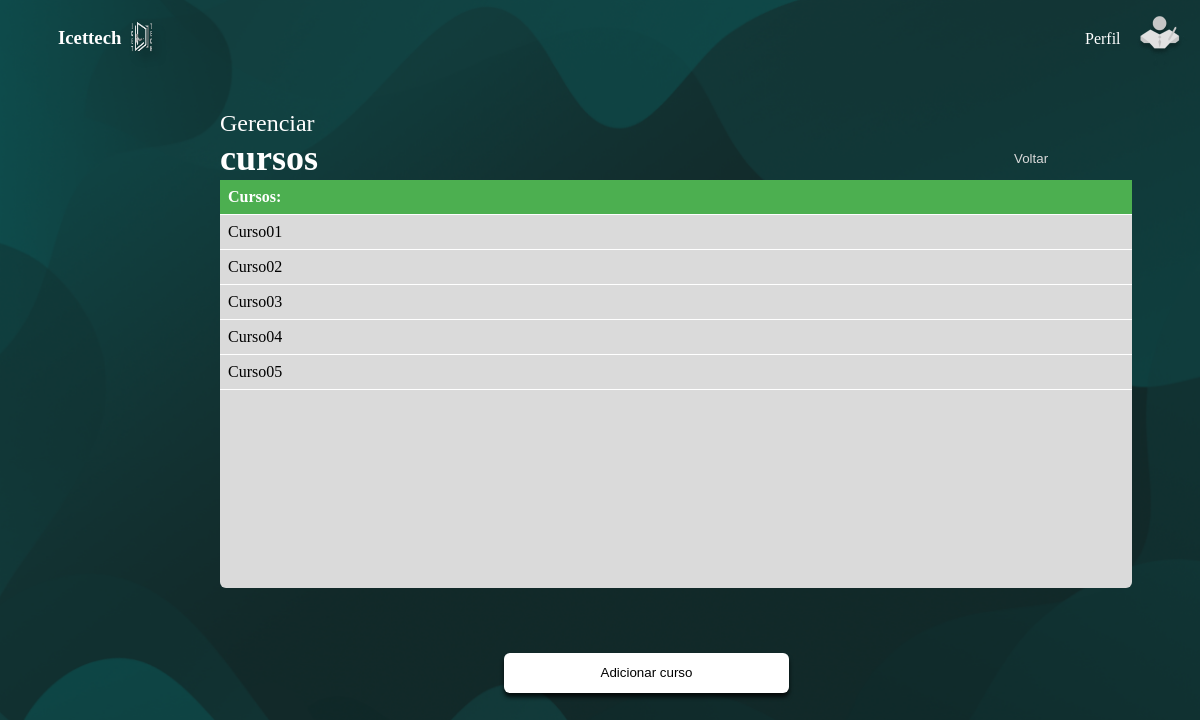
The app's page /gerenciamento/curso/, older data.
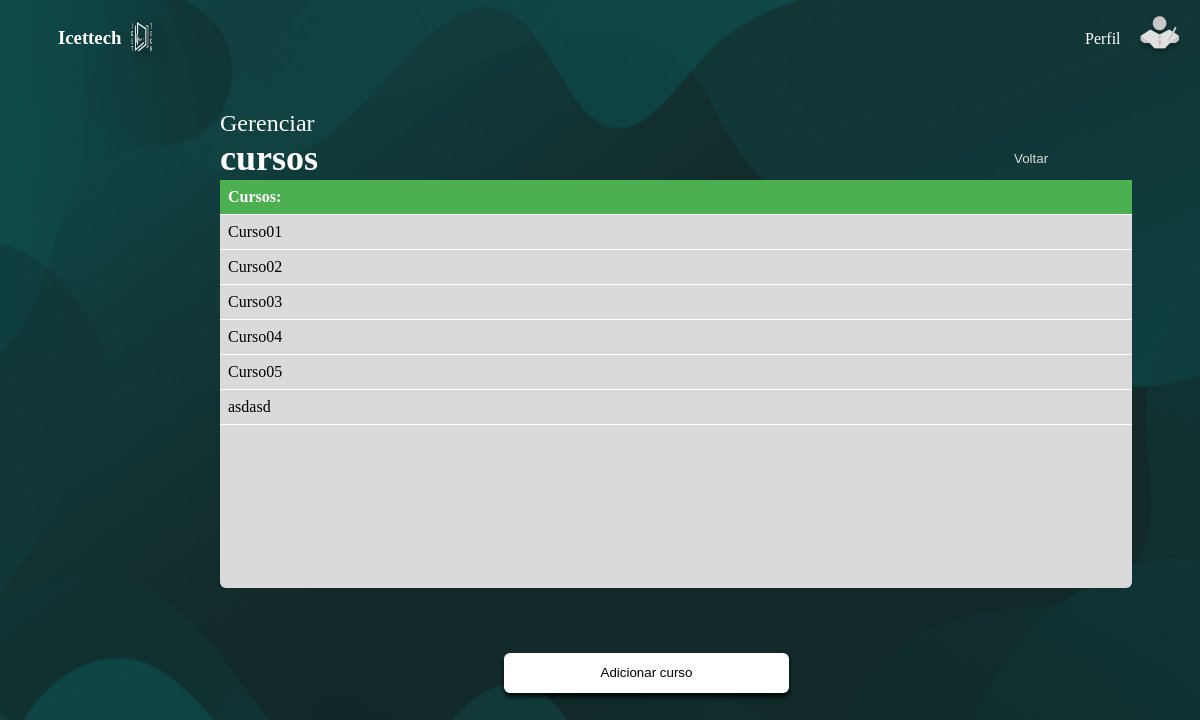
The same page, newer data.
### Curso/models.py (models this page shows, shortened)
class Curso(models.Model):
    id_curso = models.AutoField(primary_key=True)
    codigo = models.CharField(max_length=6)
    nome = models.CharField(max_length=30)

### Administrador/views.py (the view)
# urls.py: path('gerenciamento/curso/', gerennciamento.gerenciamentocurso, name='gerenciamentocurso'),
    def gerenciamentocurso(request):
        cursos = Curso.objects.all()
        return render(request,'G_curso.html',{'cursos': cursos})

### Administrador/templates/G_curso.html (shortened to what this page needs)
{% load static %}
<!DOCTYPE html>
<html lang="en">
  <head>
    <link rel="stylesheet" href="{% static 'css/gerenciarcurs.css' %}" />
  </head>
  <body>
    <header class="header-conteiner">
      <div class="header-left">
        <h3 class="nomeLogo">Icettech</h3>
        <img
          class="logotipo2"
          src="{% static 'imagens/LogoicettechPB.png' %}"
          alt=""
        />
      </div>
    </header>
    <nav class="navegação">
      <div class="links">
        <p>Perfil</p>
        <a href="{% url 'perfil' %}"
          ><img src="{% static 'imagens/Iconesprofessor2.png' %}" alt=""
        /></a>
      </div>
    </nav>
    <section>
      <div class="title">
        <p>Gerenciar</p>
        <h1>cursos</h1>
      </div>
      <div class="conteiner">
        <div class= "table-wrapper">
          <table>
            <tbody id="tbody">
              <tr>
                <th>Cursos:</th>
              </tr>
              {% for curso in cursos%}
              <tr>
                <td>{{ curso.nome }}</td>
              </tr>
              {% empty %}
              <tr>
                  <td colspan="3">Nenhum curso encontrado.</td>
              </tr>
                {% endfor %}
            </tbody>
          </table>
        </div>
      </div>
      <div>
        <button class="button_back" onclick="voltar()">Voltar</button>
      </div>
    </section>
    <div class="button-Ad">
      <a href="{% url 'cadastrarcurso' %}"><button>Adicionar curso</button></a>
    </div>
  </body>
</html>

Row changes from the older to the newer data that the page shows:
added Curso: nome "asdasd"
